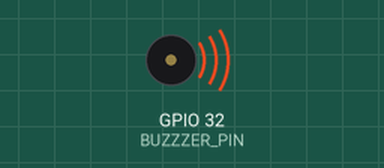
Simulated run of this sketch. Board: ESP32. Parts: buzzer (waves = sounding).

Above: at 0.1 s.
At 8.3 s:
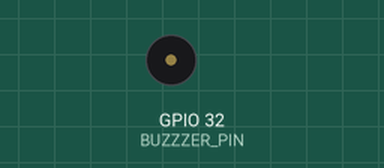
Timing chart, 0 to 9.8 s (numbered marks = the images above):
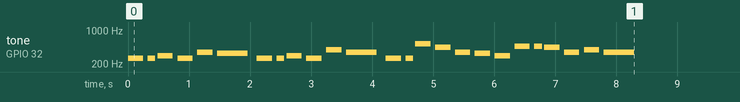

The sketch:

02.ino
```cpp
/*
 * This ESP32 code is created by esp32io.com
 *
 * This ESP32 code is released in the public domain
 *
 * For more detail (instruction and wiring diagram), visit https://esp32io.com/tutorials/esp32-piezo-buzzer
 */

#include "pitches.h"
#define BUZZZER_PIN  32 // ESP32 pin GIOP18 connected to piezo buzzer

int melody[] = {
  NOTE_C4, NOTE_C4,
  NOTE_D4, NOTE_C4, NOTE_F4,
  NOTE_E4, NOTE_C4, NOTE_C4,
  NOTE_D4, NOTE_C4, NOTE_G4,
  NOTE_F4, NOTE_C4, NOTE_C4,

  NOTE_C5, NOTE_A4, NOTE_F4,
  NOTE_E4, NOTE_D4, NOTE_AS4, NOTE_AS4,
  NOTE_A4, NOTE_F4, NOTE_G4,
  NOTE_F4
};

int noteDurations[] = {
  4, 8,
  4, 4, 4,
  2, 4, 8,
  4, 4, 4,
  2, 4, 8,

  4, 4, 4,
  4, 4, 4, 8,
  4, 4, 4,
  2
};

void setup() {
  int size = sizeof(noteDurations) / sizeof(int);

  for (int thisNote = 0; thisNote < size; thisNote++) {
    int noteDuration = 1000 / noteDurations[thisNote];
    tone(BUZZZER_PIN, melody[thisNote], noteDuration);

    int pauseBetweenNotes = noteDuration * 1.30;
    delay(pauseBetweenNotes);
    noTone(BUZZZER_PIN);
  }
}

void loop() {
}
```

pitches.h
```cpp
/*************************************************
 * Public Constants
 *************************************************/

#ifndef pitches_h
#define pitches_h

#define NOTE_B0  31
#define NOTE_C1  33
#define NOTE_CS1 35
#define NOTE_D1  37
#define NOTE_DS1 39
#define NOTE_E1  41
#define NOTE_F1  44
#define NOTE_FS1 46
#define NOTE_G1  49
#define NOTE_GS1 52
#define NOTE_A1  55
#define NOTE_AS1 58
#define NOTE_B1  62
#define NOTE_C2  65
#define NOTE_CS2 69
#define NOTE_D2  73
#define NOTE_DS2 78
#define NOTE_E2  82
#define NOTE_F2  87
#define NOTE_FS2 93
#define NOTE_G2  98
#define NOTE_GS2 104
#define NOTE_A2  110
#define NOTE_AS2 117
#define NOTE_B2  123
#define NOTE_C3  131
#define NOTE_CS3 139
#define NOTE_DB3 139
#define NOTE_D3  147
#define NOTE_DS3 156
#define NOTE_EB3 156
#define NOTE_E3  165
#define NOTE_F3  175
#define NOTE_FS3 185
#define NOTE_G3  196
#define NOTE_GS3 208
#define NOTE_A3  220
#define NOTE_AS3 233
#define NOTE_B3  247
#define NOTE_C4  262
#define NOTE_CS4 277
#define NOTE_D4  294
#define NOTE_DS4 311
#define NOTE_E4  330
#define NOTE_F4  349
#define NOTE_FS4 370
#define NOTE_G4  392
#define NOTE_GS4 415
#define NOTE_A4  440
#define NOTE_AS4 466
#define NOTE_B4  494
#define NOTE_C5  523
#define NOTE_CS5 554
#define NOTE_D5  587
#define NOTE_DS5 622
#define NOTE_E5  659
#define NOTE_F5  698
#define NOTE_FS5 740
#define NOTE_G5  784
#define NOTE_GS5 831
#define NOTE_A5  880
#define NOTE_AS5 932
#define NOTE_B5  988
#define NOTE_C6  1047
#define NOTE_CS6 1109
#define NOTE_D6  1175
#define NOTE_DS6 1245
#define NOTE_E6  1319
#define NOTE_F6  1397
#define NOTE_FS6 1480
#define NOTE_G6  1568
#define NOTE_GS6 1661
#define NOTE_A6  1760
#define NOTE_AS6 1865
#define NOTE_B6  1976
#define NOTE_C7  2093
#define NOTE_CS7 2217
#define NOTE_D7  2349
#define NOTE_DS7 2489
#define NOTE_E7  2637
#define NOTE_F7  2794
#define NOTE_FS7 2960
#define NOTE_G7  3136
#define NOTE_GS7 3322
#define NOTE_A7  3520
#define NOTE_AS7 3729
#define NOTE_B7  3951
#define NOTE_C8  4186
#define NOTE_CS8 4435
#define NOTE_D8  4699
#define NOTE_DS8 4978
#define REST     0

#endif
```
